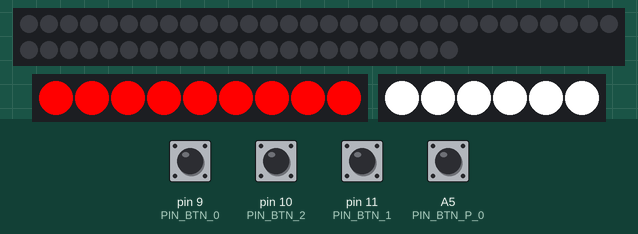
The program below on a simulated Arduino Nano, built with avr-gcc and run on an emulated ATmega328P. Parts: 52 RGB LEDs in strip order, left to right, continuing on the next row, 9 RGB LEDs in strip order, left to right, 6 RGB LEDs in strip order, left to right. The test bench sets the inputs (shaded band); at power-on: A5 (PIN_BTN_P_0), pin 9 (PIN_BTN_0), pin 10 (PIN_BTN_2), pin 11 (PIN_BTN_1) HIGH. Dim RGB values are drawn brighter than linear; what the program prints to the serial monitor is not drawn.

Above: at 2.7 s.
2.8 s: pin 9 (PIN_BTN_0) pulled LOW for 0.15 s
At 3.0 s:
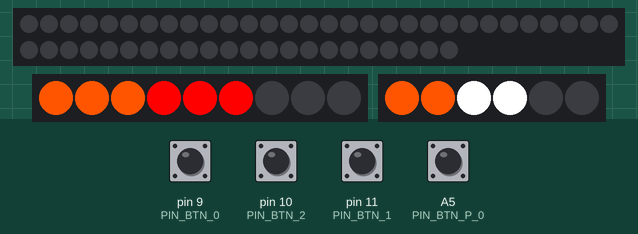
3.5 s: pin 11 (PIN_BTN_1) pulled LOW for 1 s
At 4.55 s:
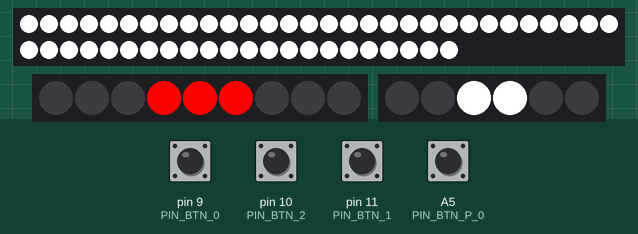
5.1 s: pin 10 (PIN_BTN_2) pulled LOW for 0.15 s
At 5.6 s:
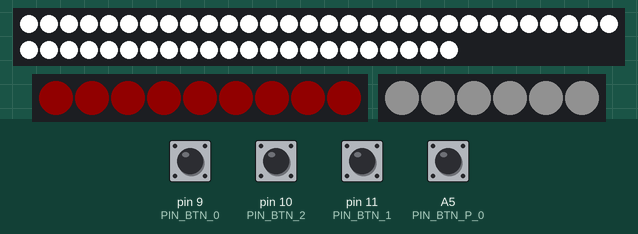
8.2 s: pin 11 (PIN_BTN_1) pulled LOW for 1 s
At 9.41 s:
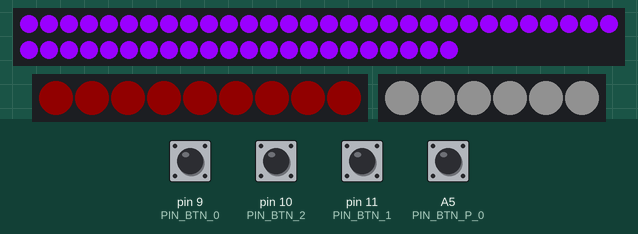
9.8 s: pin 9 (PIN_BTN_0) pulled LOW for 1 s
At 10.86 s:
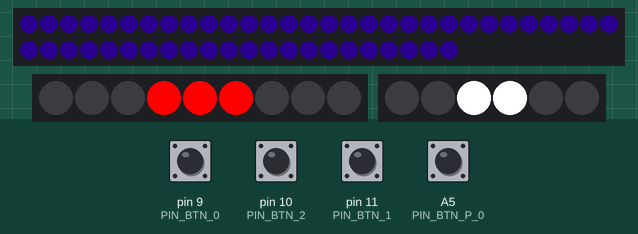
11.4 s: pin 11 (PIN_BTN_1) pulled LOW for 1 s
At 12.52 s:
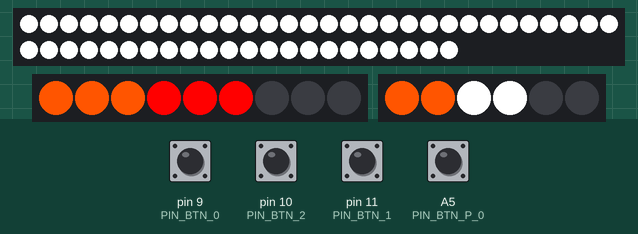
Timing chart, 0 to 14.0 s (numbered marks = the images above; inputs shaded):
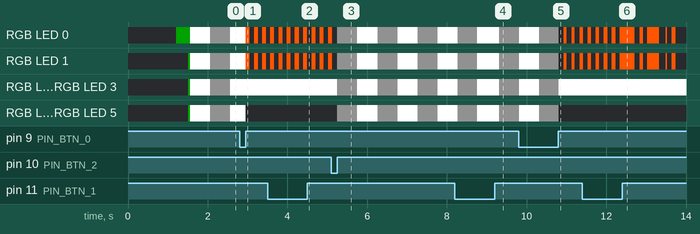

The program:

main.cpp
```cpp
#include <Arduino.h>
#include "FastLED.h"
#include "EEPROM.h"

const uint16_t LEDS_COUNT = 41; // +26
CRGB ledsD[52];
CRGB ledsF[6];
CRGB ledsB[9];
#define PIN_LEDSTRIP_DOWN 5
#define PIN_LEDSTRIP_BACK 6
#define PIN_LEDSTRIP_FRONT 7
#define PIN_BTN_0 9
#define PIN_BTN_1 11
#define PIN_BTN_2 10
#define PIN_BTN_GND 12
#define PIN_BTN_P_GND A3
#define PIN_BTN_P_0 A5
#define PIN_POT_GND A0
#define PIN_POT_5V A2
#define PIN_POT A1

struct Button
{
  uint8_t pin;
  bool pullup = false;
  uint32_t pressedTime;
  uint32_t releaseTime;
  bool pressed;
  bool pressedOld;
  bool pressingWasProcessed = false;
};

#define BTN_COUNT 4
Button btns[BTN_COUNT];

void setup() {
  Serial.begin(57600);
  Serial.println("Bikeleds!");

  pinMode(PIN_BTN_P_GND, OUTPUT);
  digitalWrite(PIN_BTN_P_GND, 0);
  pinMode(PIN_BTN_GND, OUTPUT);
  digitalWrite(PIN_BTN_GND, 0);

  btns[0].pin = PIN_BTN_0;
  btns[1].pin = PIN_BTN_1;
  btns[2].pin = PIN_BTN_2;
  btns[3].pin = PIN_BTN_P_0;
  for (uint8_t i = 0; i < BTN_COUNT; i++) {
    btns[i].pullup = true;
    pinMode(btns[i].pin, INPUT_PULLUP);
  }


  FastLED.addLeds<WS2812B, PIN_LEDSTRIP_DOWN, GRB>(ledsD, 52);
  FastLED.addLeds<WS2812B, PIN_LEDSTRIP_BACK, GRB>(ledsB, 9);
  FastLED.addLeds<WS2812B, PIN_LEDSTRIP_FRONT, GRB>(ledsF, 6);
  for (uint8_t i = 0; i < 52; i++) {
    ledsD[i] = 0x220000;
    FastLED.show();
    delay(20);
  }
  for (uint8_t i = 0; i < 6; i++) {
    ledsF[i] = 0x002200;
    FastLED.show();
    delay(20);
  }
  for (uint8_t i = 0; i < 9; i++) {
    ledsB[i] = 0x000022;
    FastLED.show();
    delay(20);
  }
  for (uint8_t i = 0; i < 52; i++) {
    ledsD[i] = 0;
  }
  for (uint8_t i = 0; i < 6; i++) {
    ledsF[i] = 0;
  }
  for (uint8_t i = 0; i < 9; i++) {
    ledsB[i] = 0;
  }
  FastLED.show();
}


uint32_t modePoliceTimer = 0;
int modePoliceStage = 0;
int modePoliceStageCount = 12;
uint32_t modePoliceDelays[12] = {300, 30, 30, 30, 30, 200, 300, 30, 30, 30, 30, 200};
uint32_t modePoliceColors[12] = {0xFF0000, 0, 0xFF0000, 0, 0xFF0000, 0, 0x0000FF, 0, 0x0000FF, 0, 0x0000FF, 0};
void policeTimeCheck() {
  if (millis() > modePoliceTimer) {
    modePoliceStage++;
    if (modePoliceStage > modePoliceStageCount)
      modePoliceStage = 0;
    modePoliceTimer = millis() + modePoliceDelays[modePoliceStage];
  }
}

uint32_t modeRainbowTimer = 0;
uint32_t modeRainbowDelay = 10;
uint8_t modeRainbowHue = 0;
CRGB modeRainbowColor;
void rainbowTimeCheck() {
  if (millis() > modeRainbowTimer) {
    modeRainbowTimer = millis() + modeRainbowDelay;
    modeRainbowHue++;
    modeRainbowColor = CHSV(modeRainbowHue, 255, 255);
  }
}

int modeDown = 3;
const int modeDownCount = 7;
/*
0 - off
1 - light
2 - blink
3 - police half-half
4 - police full
5 - running rainbow
6 - full rainbow
*/

void modeDown0(){
  for (uint8_t i = 0; i < 52; i++) {
    ledsD[i] = 0;
  }
}

void modeDown1(){
  for (uint8_t i = 0; i < 52; i++) {
    ledsD[i] = 0xFFFFFF;
  }
}

uint32_t modeDown2Timer = 0;
uint32_t modeDown2Delay = 200;
bool modeDown2Stage = false;
void modeDown2(){
  if (millis() > modeDown2Timer) {
    modeDown2Timer = millis() + modeDown2Delay;
    modeDown2Stage = !modeDown2Stage;
    for (uint8_t i = 0; i < 52; i++) {
      if (modeDown2Stage)
        ledsD[i] = 0x9900FF;
      else
        ledsD[i] = 0x050011;
    }
  }
}

void modeDown3(){
  policeTimeCheck();
  if (modePoliceStage < 6) {
    for (uint8_t i = 0; i < 13; i++)
      ledsD[i] = modePoliceColors[modePoliceStage];
    for (uint8_t i = 39; i < 52; i++)
      ledsD[i] = modePoliceColors[modePoliceStage];
    for (uint8_t i = 13; i < 39; i++)
      ledsD[i] = 0;
  } else {
    for (uint8_t i = 0; i < 13; i++)
      ledsD[i] = 0;
    for (uint8_t i = 39; i < 52; i++)
      ledsD[i] = 0;
    for (uint8_t i = 13; i < 39; i++)
      ledsD[i] = modePoliceColors[modePoliceStage];
  }
}

void modeDown4(){
  policeTimeCheck();
  for (uint8_t i = 0; i < 52; i++)
    ledsD[i] = modePoliceColors[modePoliceStage];
}

int pos = 0;
int dir = 1;
uint32_t modeDown5Timer = 0;
uint32_t modeDown5Delay = 20;
void modeDown5() {
  rainbowTimeCheck();
  if (millis() > modeDown5Timer) {
    modeDown5Timer = millis() + modeDown5Delay;
    pos += dir;
    if (pos == 25 || pos == 0)
      dir = -dir;
  }
  for (uint8_t i = 0; i < 52; i++)
    ledsD[i] = 0;
  ledsD[pos] = CHSV(modeRainbowHue, 255, 255);
  ledsD[51-pos] = CHSV(modeRainbowHue, 255, 255);
}

void modeDown6(){
  rainbowTimeCheck();
  for (uint8_t i = 0; i < 52; i++)
    ledsD[i] = modeRainbowColor;
}

int modeFrontBack = 0;
int modeFrontBackCount = 6;
int modeFrontBackLast = 0;
/*
0 - blink
1 - light
2 - back police
3 - all police
-1 - turn left
-2 - turn right
-3 - orange blink
*/

uint32_t modeFrontBack0Timer = 0;
uint32_t modeFrontBack0Delay = 500;
bool modeFrontBack0Stage = false;
void modeFrontBack0() {
  if (millis() > modeFrontBack0Timer) {
    modeFrontBack0Timer = millis() + modeFrontBack0Delay;
    modeFrontBack0Stage = !modeFrontBack0Stage;
    if (modeFrontBack0Stage) {
      for (uint8_t i = 0; i < 6; i++)
          ledsF[i] = 0xFFFFFF;
      for (uint8_t i = 0; i < 9; i++)
          ledsB[i] = 0xFF0000;
    } else {
      for (uint8_t i = 0; i < 6; i++)
          ledsF[i] = 0x111111;
      for (uint8_t i = 0; i < 9; i++)
          ledsB[i] = 0x110000;
    }
  }
}

void modeFrontBack1() {
  for (uint8_t i = 0; i < 6; i++)
      ledsF[i] = 0xFFFFFF;
  for (uint8_t i = 0; i < 9; i++)
      ledsB[i] = 0xFF0000;
}

void modeFrontBack2() {
  policeTimeCheck();
  for (uint8_t i = 0; i < 9; i++)
    ledsB[i] = modePoliceColors[modePoliceStage];
  for (uint8_t i = 0; i < 6; i++)
    ledsF[i] = 0xFFFFFF;
}

void modeFrontBack3() {
  policeTimeCheck();
  for (uint8_t i = 0; i < 9; i++)
    ledsB[i] = modePoliceColors[modePoliceStage];
  for (uint8_t i = 0; i < 6; i++)
    ledsF[i] = modePoliceColors[modePoliceStage];
}

void modeFrontBack4() {
  rainbowTimeCheck();
  for (uint8_t i = 0; i < 9; i++)
    ledsB[i] = modeRainbowColor;
  for (uint8_t i = 0; i < 6; i++)
    ledsF[i] = modeRainbowColor;
}

void modeFrontBack5() {
  for (uint8_t i = 0; i < 9; i++)
    ledsB[i] = 0x010000;
  for (uint8_t i = 0; i < 6; i++)
    ledsF[i] = 0x010101;
}

uint32_t modeFrontBack_1Timer = 0;
uint32_t modeFrontBack_1Delay = 100;
bool modeFrontBack_1Stage = false;
void modeFrontBack_1() {
  if (millis() > modeFrontBack_1Timer) {
    modeFrontBack_1Timer = millis() + modeFrontBack_1Delay;
    modeFrontBack_1Stage = !modeFrontBack_1Stage;
  }
  for (uint8_t i = 0; i < 6; i++)
    ledsF[i] = 0;
  for (uint8_t i = 0; i < 9; i++)
    ledsB[i] = 0;
  for (uint8_t i = 2; i < 4; i++)
    ledsF[i] = 0xFFFFFF;
  for (uint8_t i = 3; i < 6; i++)
    ledsB[i] = 0xFF0000;
  if (modeFrontBack_1Stage) {
    for (uint8_t i = 0; i < 2; i++)
      ledsF[i] = 0xFF5500;
    for (uint8_t i = 0; i < 3; i++)
      ledsB[i] = 0xFF5500;
  }
}

uint32_t modeFrontBack_2Timer = 0;
uint32_t modeFrontBack_2Delay = 100;
bool modeFrontBack_2Stage = false;
void modeFrontBack_2() {
  if (millis() > modeFrontBack_2Timer) {
    modeFrontBack_2Timer = millis() + modeFrontBack_2Delay;
    modeFrontBack_2Stage = !modeFrontBack_2Stage;
  }
  for (uint8_t i = 0; i < 6; i++)
    ledsF[i] = 0;
  for (uint8_t i = 0; i < 9; i++)
    ledsB[i] = 0;
  for (uint8_t i = 2; i < 4; i++)
    ledsF[i] = 0xFFFFFF;
  for (uint8_t i = 3; i < 6; i++)
    ledsB[i] = 0xFF0000;
  if (modeFrontBack_2Stage) {
    for (uint8_t i = 4; i < 6; i++)
      ledsF[i] = 0xFF5500;
    for (uint8_t i = 6; i < 9; i++)
      ledsB[i] = 0xFF5500;
  }
}

uint32_t modeFrontBack_3Timer = 0;
uint32_t modeFrontBack_3Delay = 100;
bool modeFrontBack_3Stage = false;
void modeFrontBack_3() {
  if (millis() > modeFrontBack_3Timer) {
    modeFrontBack_3Timer = millis() + modeFrontBack_3Delay;
    modeFrontBack_3Stage = !modeFrontBack_3Stage;
  }
  for (uint8_t i = 0; i < 6; i++)
    ledsF[i] = 0;
  for (uint8_t i = 0; i < 9; i++)
    ledsB[i] = 0;
  for (uint8_t i = 2; i < 4; i++)
    ledsF[i] = 0xFFFFFF;
  for (uint8_t i = 3; i < 6; i++)
    ledsB[i] = 0xFF0000;
  if (modeFrontBack_3Stage) {
    for (uint8_t i = 0; i < 2; i++)
      ledsF[i] = 0xFF5500;
    for (uint8_t i = 0; i < 3; i++)
      ledsB[i] = 0xFF5500;
    for (uint8_t i = 4; i < 6; i++)
      ledsF[i] = 0xFF5500;
    for (uint8_t i = 6; i < 9; i++)
      ledsB[i] = 0xFF5500;
  }
}

void bl() {
    for(uint8_t i = 0; i < 52; i++)
      ledsD[i] = 0xFFFFFF;
    FastLED.show();
    delay(100);
    for(uint8_t i = 0; i < 52; i++)
      ledsD[i] = 0;
    FastLED.show();
}

void loop() {
  for (uint8_t i = 0; i < BTN_COUNT; i++) {
    btns[i].pressed = digitalRead(btns[i].pin);
    if (btns[i].pullup)
      btns[i].pressed = !btns[i].pressed;

    if (btns[i].pressed && !btns[i].pressedOld){
      btns[i].pressedTime = millis();
      btns[i].pressedOld = true;
    } else
    if (!btns[i].pressed && btns[i].pressedOld) {
      btns[i].releaseTime = millis();
      btns[i].pressedOld = false;
      btns[i].pressingWasProcessed = false;
    }
  }
  if (!btns[1].pressingWasProcessed) {
    btns[1].pressingWasProcessed = true;
    if (btns[1].releaseTime - btns[1].pressedTime > 200) {
      bl();
      modeDown++;
      if (modeDown >= modeDownCount)
        modeDown = 0;
    }
    else {
      if (modeFrontBack < 0)
        modeFrontBack = modeFrontBackLast;
      else
        modeDown = 0;
    }
  }
  if (!btns[0].pressingWasProcessed) {
    btns[0].pressingWasProcessed = true;
    if (btns[0].releaseTime - btns[0].pressedTime > 1000) {
      modeFrontBack = -3;
    }
    else {
      if (modeFrontBack < 0)
        modeFrontBack = modeFrontBackLast;
      else {
        modeFrontBackLast = modeFrontBack;
        modeFrontBack = -1;
      }
    }
  }
  if (!btns[2].pressingWasProcessed) {
    btns[2].pressingWasProcessed = true;
    if (btns[2].releaseTime - btns[2].pressedTime > 1000) {
      if (modeFrontBack < 0)
        modeFrontBack = modeFrontBackLast;
      modeFrontBack++;
      if (modeFrontBack >= modeFrontBackCount)
        modeFrontBack = 0;
    }
    else {
      if (modeFrontBack < 0)
        modeFrontBack = modeFrontBackLast;
      else {
        modeFrontBackLast = modeFrontBack;
        modeFrontBack = -2;
      }
    }
  }

  switch (modeDown) {
    case 0: modeDown0(); break;
    case 1: modeDown1(); break;
    case 2: modeDown2(); break;
    case 3: modeDown3(); break;
    case 4: modeDown4(); break;
    case 5: modeDown5(); break;
    case 6: modeDown6(); break;
    default: modeDown0(); break;
  }
  switch (modeFrontBack) {
    case 0: modeFrontBack0(); break;
    case 1: modeFrontBack1(); break;
    case 2: modeFrontBack2(); break;
    case 3: modeFrontBack3(); break;
    case 4: modeFrontBack4(); break;
    case 5: modeFrontBack5(); break;
    case -1: modeFrontBack_1(); break;
    case -2: modeFrontBack_2(); break;
    case -3: modeFrontBack_3(); break;
    default: modeFrontBack0(); break;
  }
  FastLED.show();
}
```

Measured:
- after the input at 2.8 s, the LEDs: change after 0.15 s (image 1)
- after the input at 3.5 s, the LEDs: first differ from a run without the input after 1.0 s (image 2)
- after the input at 5.1 s, the LEDs: first differ from a run without the input after 0.16 s (image 3)
- after the input at 8.2 s, the LEDs: first differ from a run without the input after 1.1 s (image 4)
- after the input at 9.8 s, the LEDs: first differ from a run without the input after 1.0 s (image 5)
- after the input at 11.4 s, the LEDs: first differ from a run without the input after 1.0 s (image 6)
- what the display in image 3 shows lasts 0.5 s, from 5.3 s to 5.8 s
